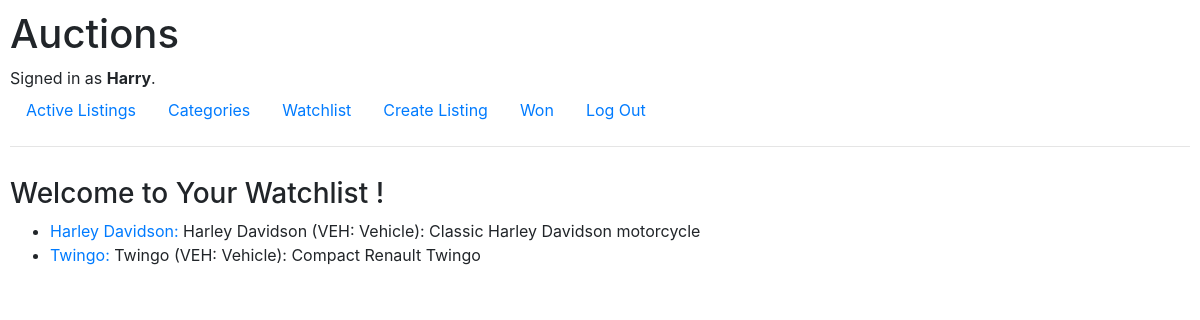
The page /watchlist/ (signed in) on the database as committed earlier.
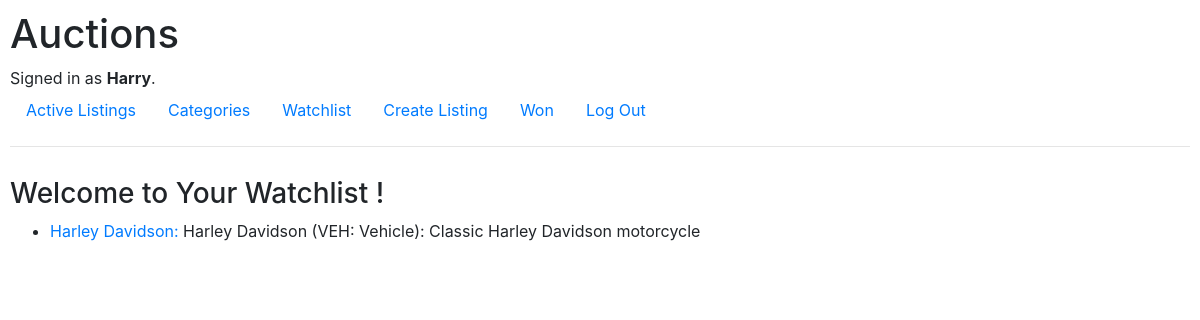
The same page on the database as committed later.
### auctions/models.py (models this page shows, shortened)
class Watchlist(models.Model):
    user = models.ForeignKey(User, on_delete=models.CASCADE, related_name="watch_user_ref")
    auction = models.ForeignKey(AuctionListing, on_delete=models.CASCADE, related_name="watch_listing_ref")
    state = models.BooleanField(default=False)

class AuctionListing(models.Model):
    product = models.ForeignKey(Product, on_delete=models.CASCADE, related_name="listing_product_ref", null=True, blank=True)
    bid = models.ForeignKey(Bid, on_delete=models.SET_NULL, related_name="bid_ref", null=True, blank=True)
    date = models.DateTimeField(auto_now_add=True)
    active = models.BooleanField(default=True)
    comment = models.ManyToManyField(Comment, blank=True, related_name="comment_auction_ref")

class Product(models.Model):
    user = models.ForeignKey(User, on_delete=models.CASCADE, related_name="product_user", null=True, blank=True)
    name = models.CharField(max_length=64)
    category = models.ForeignKey(Category, on_delete=models.CASCADE, related_name="category_ref")
    description = models.TextField()
    initial_price = models.IntegerField(default=1)
    picture = models.CharField(max_length=128, blank=True, null=True)
    def __str__(self):
        return f"{self.name} ({self.category}): {self.description}"

class Category(models.Model):
    code = models.CharField(max_length=10)
    details = models.CharField(max_length=64)
    def __str__(self):
        return f"{self.code}: {self.details}"

### auctions/views.py (the view)
# urls.py: path("watchlist/", views.watchlist, name="watchlist"),
@login_required
def watchlist(request):
    current_user_id = request.user.id
    watchlist = Watchlist.objects.filter(user=current_user_id)
    return render(request, "auctions/watchlist.html", {
        "watchlist": watchlist
    })

### auctions/templates/auctions/watchlist.html
{% extends "auctions/layout.html" %}
{% load static %}
{% block body %}
<h3>Welcome to Your Watchlist <b>{{ watchlist.user }}</b> !</h3>
<ul>
  {% for item in watchlist %}
  <li><a href="{% url 'page' item.auction.id%}">{{ item.auction.product.name }}: </a>{{ item.auction.product }}</li>
  {% empty %}
  <li>No items.</li>
  {% endfor %}
</ul>
{% endblock %}

Rows that differ between the two databases and show on the page:
removed Watchlist: auction.product.name "Twingo", auction.product "Twingo (VEH: Vehicle): Compact Renault Twingo"
